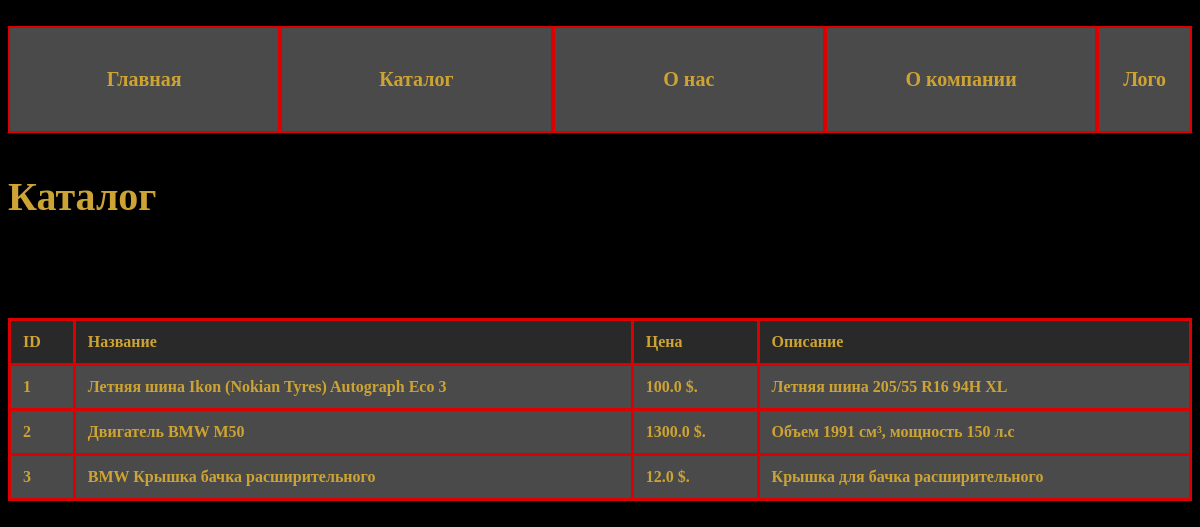
The app's page /Catalog/, older data.
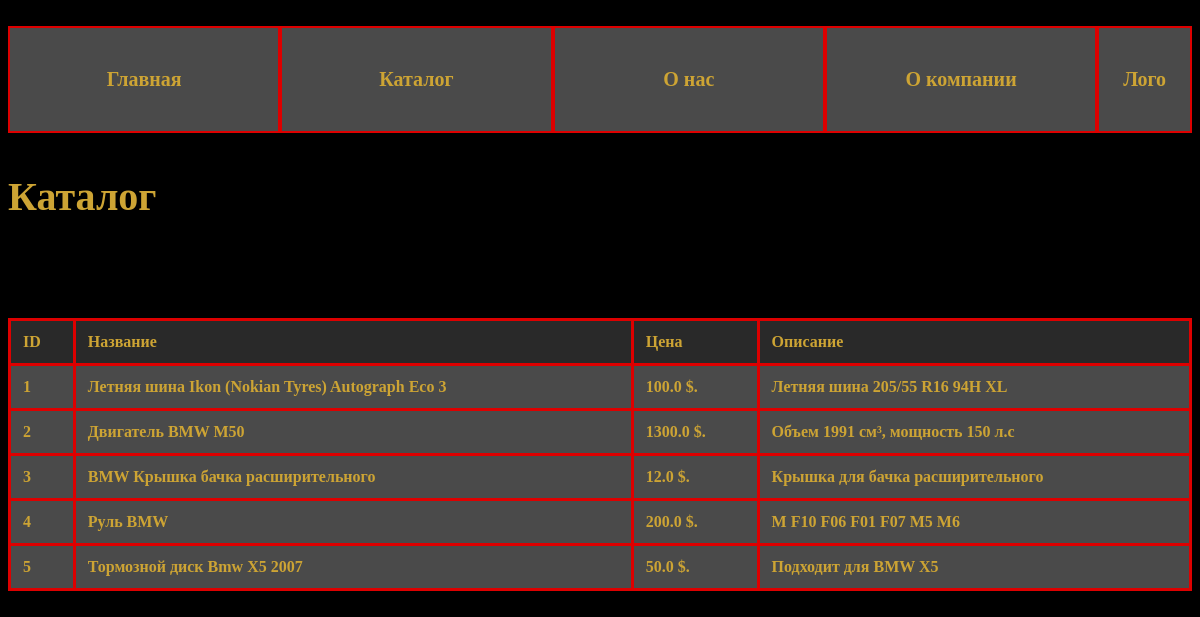
The same page, newer data.
### tables this page shows
CREATE TABLE products (
            id INTEGER PRIMARY KEY AUTOINCREMENT,
            name TEXT NOT NULL,
            price REAL NOT NULL,
            description TEXT
        );

### app.py (the view)
@app.route("/Catalog/")
def catalog():
    conn = get_db_connection()
    products = conn.execute('SELECT * FROM products').fetchall()
    conn.close()
    return render_template("catalog.html", products=products)

### models.py (called while the page is built)
def get_db_connection():
    conn = sqlite3.connect('database.db')
    conn.row_factory = sqlite3.Row
    return conn

### templates/catalog.html (shortened to what this page needs)
{% extends 'base.html' %}
{% block content %}
    <p style="font-size: 40px; font-weight: bold; color: #CDA434">Каталог</p>
    <h1>Список товаров</h1>
    <div class="products-container">
        <table class="products-table">
            <thead>
                <tr>
                    <th>ID</th>
                    <th>Название</th>
                    <th>Цена</th>
                    <th>Описание</th>
                </tr>
            </thead>
            <tbody>
                {% for product in products %}
                <tr>
                    <td>{{ product['id'] }}</td>
                    <td>{{ product['name'] }}</td>
                    <td>{{ product['price'] }} $.</td>
                    <td>{{ product['description'] }}</td>
                </tr>
                {% else %}
                <tr>
                    <td colspan="4" class="no-products">Нет товаров</td>
                </tr>
                {% endfor %}
            </tbody>
        </table>
    </div>
{% endblock %}

### templates/base.html (shortened to what this page needs)
<!DOCTYPE html>
<html lang="en">
<head>
</head>
<body>
        <table width="100%" border="0" cellspacing="0" cellpadding="0">
            <tr>
                <td width="23%" align="center">
                    <a href="{{ url_for('main')}}" class="nav-link">Главная</a>
                </td>
                <td width="23%" align="center">
                    <a href="{{ url_for('catalog')}}" class="nav-link">Каталог</a>
                </td>
                <td width="23%" align="center">
                    <a href="{{ url_for('AboutUs')}}" class="nav-link">О нас</a>
                </td>
                <td width="23%" align="center">
                    <a href="{{ url_for('AboutCompany')}}" class="nav-link">О компании</a>
                </td>
                <td width="8%" align="center">
                    <a class="nav-link">Лого</a>
                </td>
            </tr>
        </table>
    {% block content %}
    {% endblock %}
</body>
</html>

### templates/base.html (style rules this page uses)
body { background: black; }
.nav-link { text-decoration: none; color: #CDA434; display: block; padding: 40px 20px; background: #4A4A4A; border: 2px solid #DD0000; font-size: 20px; font-weight: bold; }

### templates/catalog.html (style rules this page uses)
.products-container { margin: 0; padding: 0; font-family: initial; font-size: initial; }
.products-table { width: 100%; border-collapse: collapse; margin: 0; font-family: inherit; font-size: inherit; color: #CDA434; font-weight: bold; }
.products-table th, .products-table td { border: 3px solid #DD0000; padding: 12px; text-align: left; font-family: inherit; font-size: inherit; font-weight: bold; }
.products-table th { background-color: #292929; color: #CDA434; font-family: inherit; font-size: inherit; }
.products-table tr:nth-child(even) { background-color: #4A4A4A; font-family: inherit; font-size: inherit; }
.products-table tr:nth-child(odd) { background-color: #4A4A4A; font-family: inherit; font-size: inherit; }

Row changes from the older to the newer data that the page shows:
added products: id "4", name "Руль BMW", price "200.0", description "M F10 F06 F01 F07 M5 M6"
added products: id "5", name "Тормозной диск Bmw X5 2007", price "50.0", description "Подходит для BMW X5"
